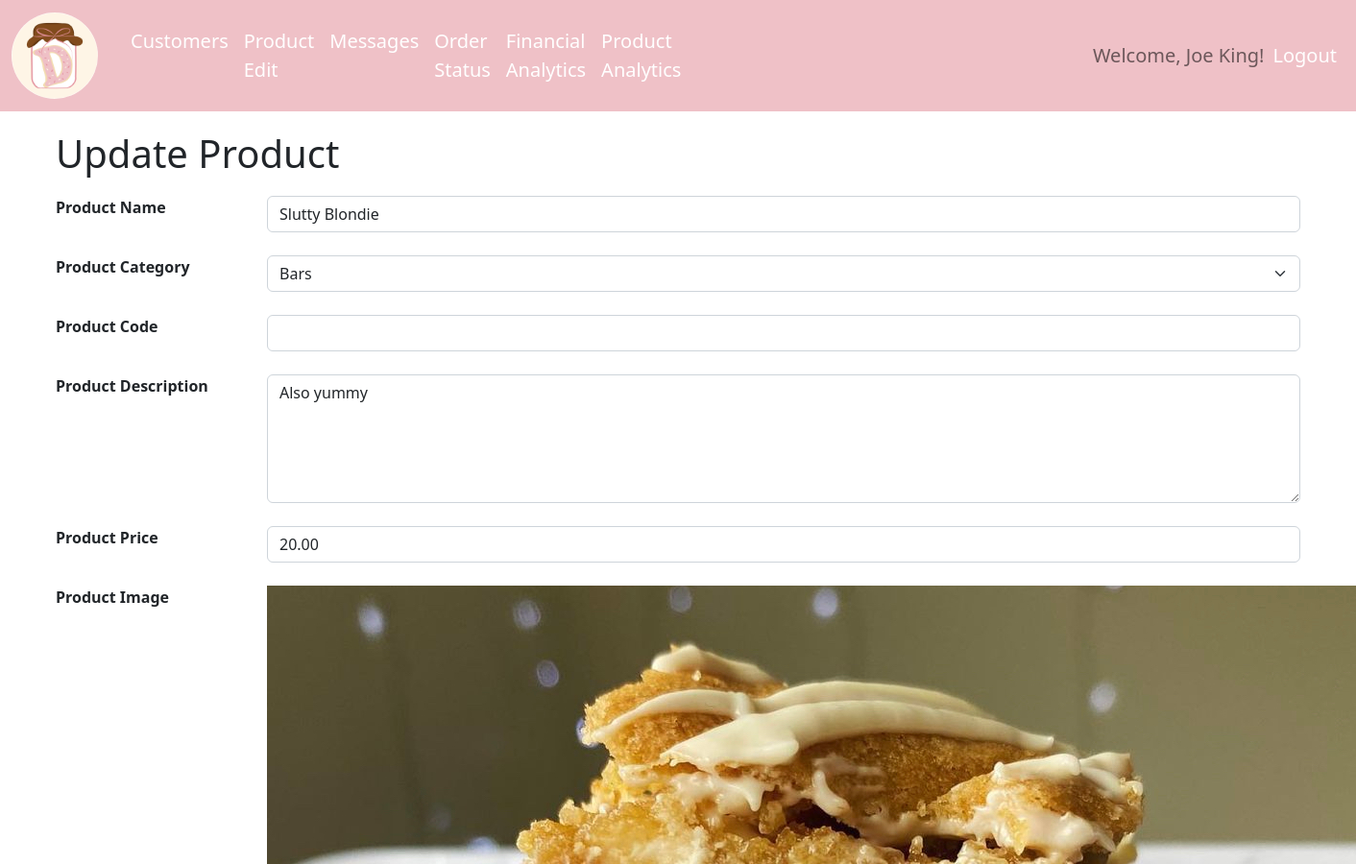
/product/update/2 (signed in, upper part), run on an earlier commit of the app's database.
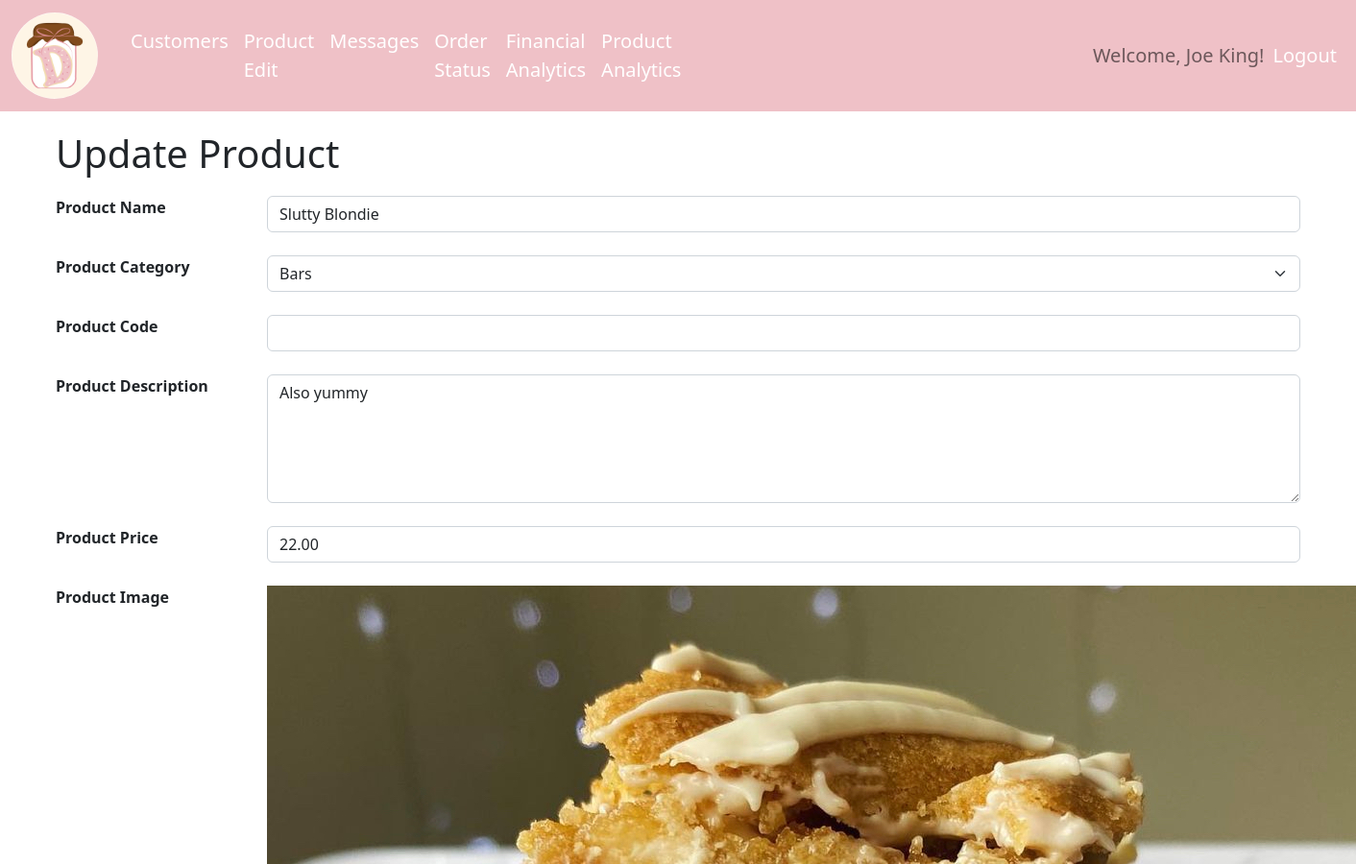
And on a later commit of the database.
### models.py (models this page shows, shortened)
class Product(db.Model):
    __tablename__ = 'product'
    product_id = db.Column(db.Integer, primary_key=True, autoincrement=True)
    category_id = db.Column(db.Integer, db.ForeignKey('product_category.category_id'))
    product_name = db.Column(db.String(100), nullable=False)
    product_description = db.Column(db.Text)
    product_image = db.Column(db.String(100))
    product_price = db.Column(db.Float, nullable=False)

### app.py (the view, shortened to what this page needs)
@app.route('/product/update/<int:product_id>', methods=['GET', 'POST'])
@login_required
@role_required(['MANAGER'])
def product_update(product_id):
    if request.method == 'GET':
        product = Product.query.filter_by(product_id=product_id).first()
        product_categories = ProductCategory.query.order_by(ProductCategory.category_name) \
        .order_by(ProductCategory.category_name) \
        .all()
        if product:
            return render_template('product-add.html', product=product, product_categories=product_categories, action='update')
        else:
            flash(f'Product attempting to be edited could not be found!', 'error')
    flash(f'Invalid request. Please contact support if this problem persists.', 'error')
    return redirect(url_for('product_edit'))

### app.py (called while the page is built)
@login_manager.user_loader
def load_user(user_id):
    return User.query.get(int(user_id))

### authorize.py (called while the page is built)
def role_required(roles):
    def decorator(func):
        @wraps(func)
        def wrapper(*args, **kwargs):
            if current_user and current_user.role in roles:
                pass
            else:
                flash('You do not have permission to access this function.', 'error')
                return render_template('access_denied.html')
            if callable(getattr(current_app, "ensure_sync", None)):
                return current_app.ensure_sync(func)(*args, **kwargs)
            return func(*args, *kwargs)
        return wrapper
    return decorator

### template/product-add.html (shortened to what the changed rows need)
{% extends "base.html" %}
{% block page_head %}
    {% if action and action == 'create' %}
        Add New Product
    {% elif action and action == 'update'  %}
        Update Product
    {% endif %}
{% endblock %}
{% block page_content %}
{% if action and action in ['create', 'update'] %}
<form class="row g-4"
      action="{{ url_for('product_update', product_id=product['product_id']) if product else url_for('product_add') }}"
      enctype="multipart/form-data" method="post">
{% else %}
    <div class="row g-4">
{% endif %}
  <div class="col-md-10">
    {% if action and action in ['create', 'update'] %}
    <input type="text" class="form-control" id="product_name" name="product_name" value="{{ product['product_name'] if product else '' }}" required>
    {% else %}
        {{ product['product_name'] }}
    {% endif %}
  </div>
    <div class="col-md-10">
    {% if action and action in ['create', 'update'] %}
    <textarea class="form-control" rows="5" id="product-description" name="product_description">{{ product['product_description'] if product else '' }}</textarea>
    {% else %}
        {{ product['product_description'] }}
    {% endif %}
  </div>
    <div class="col-md-10">
    {% if action and action in ['create', 'update'] %}
    <input type="number" min="0.01" step="0.01" class="form-control" id="product_price" name="product_price" value="{{ "%.2f"|format(product['product_price']) if product else '' }}" required>
    {% else %}
        {{ "$%.2f"|format(product['product_price']) }}
    {% endif %}
  </div>
  <div class="col-md-10">
    {% if (not action) or action not in ['create', 'update']  %}
        <img class="mb-3" src="{{ url_for('static', filename='/images/' + product['product_image']) }}" alt="Picture of {{ product['product_name'] }}">
    {% else %}
        {% if action in ['update'] and product['product_image'] != '' %}
            <img class="mb-3" src="{{ url_for('static', filename='/images/products/' + product['product_image']) }}" alt="Picture of {{ product['product_name'] }}">
        {% endif %}
  {% endif %}
  </div>
{% if action and action in ['create', 'update'] %}
</form>
{% else %}
    </div>
{% endif %}
{% endblock %}

What changed in the data, as far as the page shows it:
changed Product "Slutty Blondie": product_price "20.00" → "22.00"
